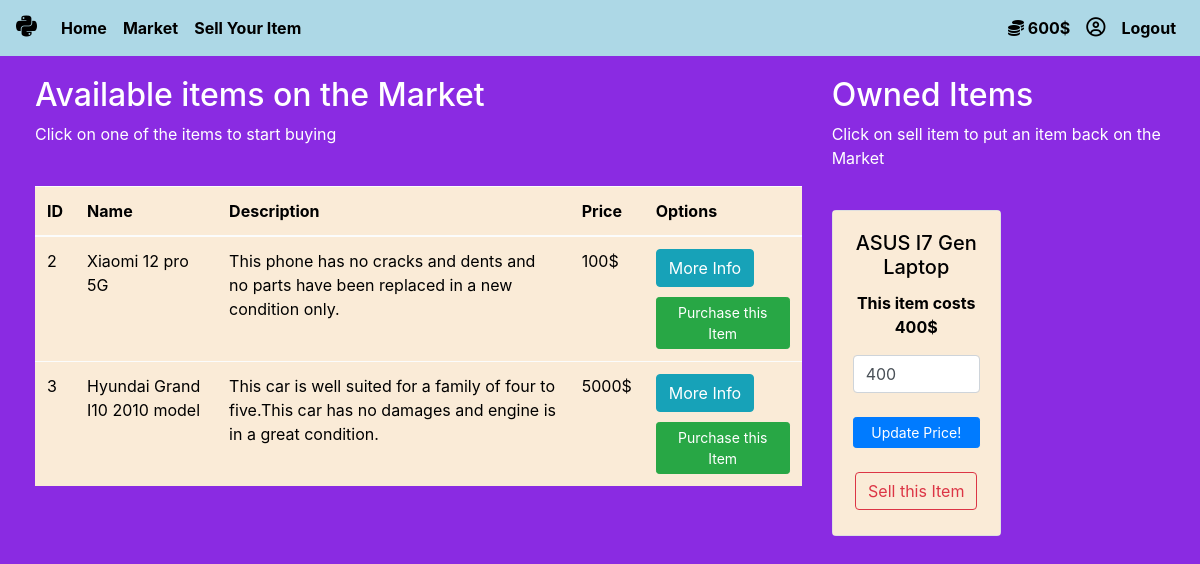
Page /market (signed in) on the committed database.
### market/models.py (models this page shows, shortened)
class User(db.Model, UserMixin):
    id = db.Column(db.Integer(), primary_key=True)
    username = db.Column(db.String(length=30), nullable=False, unique=True)
    email_address = db.Column(db.String(length=50), nullable=False, unique=True)
    password_hash = db.Column(db.String(length=60), nullable=False)
    budget = db.Column(db.Integer(), nullable=False, default=1000)
    items = db.relationship('Item', backref='owned_user', lazy=True)
    @property
    def prettier_budget(self):
        if len(str(self.budget)) >= 4:
            return f'{str(self.budget)[:-3]},{str(self.budget)[-3:]}$'
        else:
            return f"{self.budget}$"
    @property
    def password(self):
        return self.password

class Item(db.Model):
    id = db.Column(db.Integer(), primary_key=True)
    name = db.Column(db.String(length=30), nullable=False,unique=False)
    price = db.Column(db.Integer(), nullable=False)
    barcode = db.Column(db.String(length=12), nullable=False, unique=True)
    description = db.Column(db.String(length=1024), nullable=False,unique=False)
    owner = db.Column(db.Integer(), db.ForeignKey('user.id'))

### market/routes.py (the view, shortened to what this page needs)
@app.route('/market', methods=['GET', 'POST'])
@login_required
def market_page():
    purchase_form = PurchaseItemForm()
    selling_form = SellItemForm()
    form=UpdatePrice()
    if form.validate_on_submit():
        new_price = form.newprice.data
    item = Item.query.filter_by(name=form.itemname.data).first()
    if item:
        item.price = new_price
        db.session.commit()
        flash(f"Price updated successfully for {form.itemname.data}!", category='success')
    if request.method == "GET":
        items = Item.query.filter_by(owner=None)
        owned_items = Item.query.filter_by(owner=current_user.id)
        return render_template('market.html', items=items, purchase_form=purchase_form, owned_items=owned_items, selling_form=selling_form,form=form)

### market/forms.py
class PurchaseItemForm(FlaskForm):
    submit = SubmitField(label='Purchase Item!')

class SellItemForm(FlaskForm):
    submit = SubmitField(label='Sell Item!')

### market/models.py (called while the page is built)
@login_manager.user_loader
def load_user(user_id):
    return User.query.get(int(user_id))

### market/templates/market.html (shortened to what this page needs)
{% extends 'base.html' %}
{% block content %}
<div class="row" style="margin-top:20px; margin-left:20px;">
   <div class="col-8"">
       <h2>Available items on the Market</h2>
       <p>Click on one of the items to start buying</p>
       <br>
      <table class=" table table-hover table-light" style="background-color: antiquewhite; color: black;">
      <thead>
         <tr>
            <th scope="col">ID</th>
            <th scope="col">Name</th>
            <th scope="col">Description</th>
            <th scope="col">Price</th>
            <th scope="col">Options</th>
         </tr>
      </thead>
      <tbody>
         {% for item in items %}
         <tr>
            <td>{{ item.id }}</td>
            <td>{{ item.name }}</td>
            <td>{{ item.description }}</td>
            <td>{{ item.price }}$</td>
            <td>
               <button class="btn btn-outline btn-info " style="margin-bottom: 10px;" data-toggle="modal"
                  data-target="#Modal-MoreInfo-{{ item.id }}">More Info</button>
               <button class="btn btn-outline btn-success btn-sm" data-toggle="modal"
                  data-target="#Modal-PurchaseConfirm-{{ item.id }}">Purchase this Item</button>
            </td>
         </tr>
         {% endfor %}
      </tbody>
      </table>
   </div>
   <div class="col-4">
      <h2>Owned Items</h2>
      <p>Click on sell item to put an item back on the Market</p>
      <br>
      <div class="row">
         {% for owned_item in owned_items %}
         <div class="col-md-6">
            <div style="margin-bottom: 5px" class="card text-center">
               <div class="card-body" style="background-color: antiquewhite;color: black;">
                  <h5 class="card-title">{{ owned_item.name }}</h5>
                  <p class="card-text"><strong>
                        This item costs {{ owned_item.price }}$
                     </strong></p>
                  <div>
                     <form method="POST" class="form-update">
                        {{ form.newprice(class="form-control", placeholder="New Price" ,value=owned_item.price ) }}
                        <br>
                        {{ form.submit(class="btn btn-sm btn-block btn-primary") }}
                     </form>
                     <br>
                  </div>
                  <button type="button" class="btn btn-outline-danger" style="margin-bottom: 5px" data-toggle="modal"
                     data-target="#Modal-SellingConfirm-{{ owned_item.id }}">
                     Sell this Item
                  </button>
               </div>
            </div>
         </div>
         {% endfor %}
      </div>
   </div>
</div>
{% endblock %}

### market/templates/base.html (shortened to what this page needs)
<!DOCTYPE html>
<html lang="en">
  <head>
    <link
      rel="stylesheet"
      href="https://cdn.jsdelivr.net/npm/bootstrap@4.5.3/dist/css/bootstrap.min.css"
    />
  </head>
  <body>
    <nav class="navbar navbar-expand-md navbar-dark" style="background-color: lightblue">
      <a class="navbar-brand" href="#" style="color: black"
        ><i class="fa-brands fa-python" style="font-size: larger"></i
      ></a>
      <div class="collapse navbar-collapse" id="navbarNav">
        <ul class="navbar-nav mr-auto">
          <li class="nav-item active">
            <a
              class="nav-link"
              href="{{ url_for('home_page') }}"
              style="color: black; font-weight: bolder"
              >Home <span class="sr-only">(current)</span></a
            >
          </li>
          <li class="nav-item">
            <a
              class="nav-link"
              href="{{ url_for('market_page') }}"
              style="color: black; font-weight: bolder"
              >Market</a
            >
          </li>
          <li class="nav-item">
            <a
              class="nav-link"
              href="{{ url_for('sell_page') }}"
              style="color: black; font-weight: bolder"
              >Sell Your Item</a
            >
          </li>
        </ul>
        {% if current_user.is_authenticated %}
        <ul class="navbar-nav">
          <li class="nav-item">
            <a class="nav-link" style="color: black; font-weight: bold">
              <i class="fa-solid fa-coins"></i>
              {{ current_user.prettier_budget }}
            </a>
          </li>
          <li class="nav-item">
            <a
              class="nav-link"
              style="color: black; font-weight: bolder"
              title="Welcome,{{current_user.username}}"
              ><i
                class="fa-regular fa-circle-user"
                style="color: black; font-size: larger"
              ></i
            ></a>
          </li>
          <li class="nav-item">
            <a
              class="nav-link"
              href="{{ url_for('logout_page') }}"
              style="color: black; font-weight: bolder"
              >Logout</a
            >
          </li>
        </ul>
        {% endif %}
      </div>
    </nav>
     {% block content %} {% endblock %}
    <link
      rel="stylesheet"
      href="https://cdnjs.cloudflare.com/ajax/libs/font-awesome/6.5.2/css/all.min.css"
    />
  </body>
</html>

### market/templates/base.html (style rules this page uses)
body { background-color: blueviolet; color: white; }

### rows in the picture
User: prettier_budget "600$"
Item: id "2", name "Xiaomi 12 pro 5G", description "This phone has no cracks and dents and no parts have been replaced in a new condition only.", price "100"
Item: id "3", name "Hyundai Grand I10 2010 model", description "This car is well suited for a family of four to five.This car has no damages and engine is in a great condition.", price "5000"
Item: name "ASUS I7 Gen Laptop", price "400", newprice "400"
